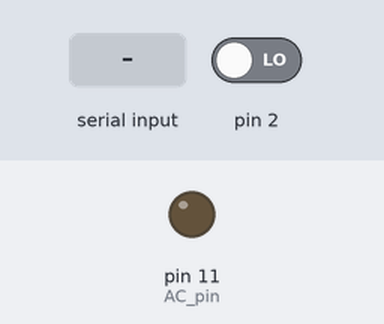
This sketch was run on a simulated Arduino Uno, built with avr-gcc and run on an emulated ATmega328P. Parts: output pins drawn as LEDs (lit = HIGH). The inputs (shaded band) are chosen by the test bench; at power-on: pin 2 LOW. What the sketch prints to the serial monitor is not drawn.

Above: at 1.2 s.
1.3 s: pin 2 driven HIGH
At 2.5 s:
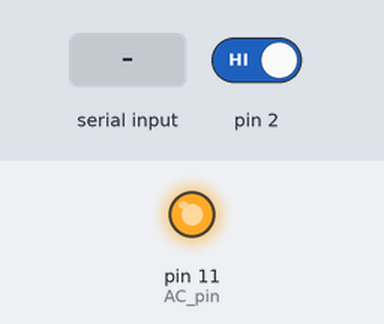
2.8 s: "90,45\n" received over Serial
Timing chart, 0 to 5.8 s (numbered marks = the images above; inputs shaded):
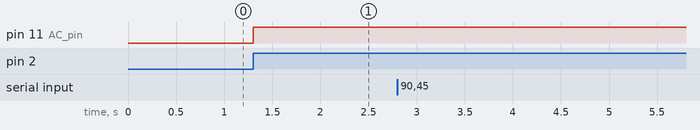

Measured:
- after the input at 1.3 s, pin 11 (AC_pin): LOW → HIGH at once
- after the input at 2.8 s, every drawn part: stays the same

The sketch:

ACDimBySerialType.ino
```cpp
/*
AC Light Control

 Updated by Robert Twomey <rtwomey@u.washington.edu>

 Changed zero-crossing detection to look for RISING edge rather
 than falling.  (originally it was only chopping the negative half
 of the AC wave form).

 Also changed the dim_check() to turn on the Triac, leaving it on
 until the zero_cross_detect() turn's it off.

 Adapted from sketch by Ryan McLaughlin <ryanjmclaughlin@gmail.com>
 http://www.arduino.cc/cgi-bin/yabb2/YaBB.pl?num=1230333861/30

 */

#include <TimerOne.h>           // Avaiable from http://www.arduino.cc/playground/Code/Timer1

volatile int i=0;               // Variable to use as a counter
volatile boolean zero_cross=0;  // Boolean to store a "switch" to tell us if we have crossed zero
int AC_pin = 11;                // Output to Opto Triac
int dim = 0;                    // Dimming level (0-128)  0 = on, 128 = 0ff
int inc=1;                      // counting up or down, 1=up, -1=down

int freqStep = 65;    // This is the delay-per-brightness step in microseconds.
// It is calculated based on the frequency of your voltage supply (50Hz or 60Hz)
// and the number of brightness steps you want.
//
// The only tricky part is that the chopper circuit chops the AC wave twice per
// cycle, once on the positive half and once at the negative half. This meeans
// the chopping happens at 120Hz for a 60Hz supply or 100Hz for a 50Hz supply.

// To calculate freqStep you divide the length of one full half-wave of the power
// cycle (in microseconds) by the number of brightness steps.
//
// (1000000 uS / 120 Hz) / 128 brightness steps = 65 uS / brightness step
//
// 1000000 us / 120 Hz = 8333 uS, length of one half-wave.

void setup() {                                      // Begin setup
  Serial.begin(115200);
  pinMode(AC_pin, OUTPUT);                          // Set the Triac pin as output
  attachInterrupt(0, zero_cross_detect, RISING);   // Attach an Interupt to Pin 2 (interupt 0) for Zero Cross Detection
  Timer1.initialize(freqStep);                      // Initialize TimerOne library for the freq we need
  Timer1.attachInterrupt(dim_check, freqStep);
  // Use the TimerOne Library to attach an interrupt
  // to the function we use to check to see if it is
  // the right time to fire the triac.  This function
  // will now run every freqStep in microseconds.
}

void zero_cross_detect() {
  zero_cross = true;               // set the boolean to true to tell our dimming function that a zero cross has occured
  i=0;
  digitalWrite(AC_pin, LOW);       // turn off TRIAC (and AC)
}

// Turn on the TRIAC at the appropriate time
void dim_check() {
  if(zero_cross == true) {
    if(i>=dim) {
      digitalWrite(AC_pin, HIGH); // turn on light
      i=0;  // reset time step counter
      zero_cross = false; //reset zero cross detection
    }
    else {
      i++; // increment time step counter
    }
  }
}

void loop()
{
//dim = 150;

    while (Serial.available() > 0)
    {
    dim = Serial.parseInt();
       if (Serial.read() == '\n')
       {
               dim = 128 - constrain(dim, 0, 128);
               Serial.println(dim);
       }
    }

}
```
